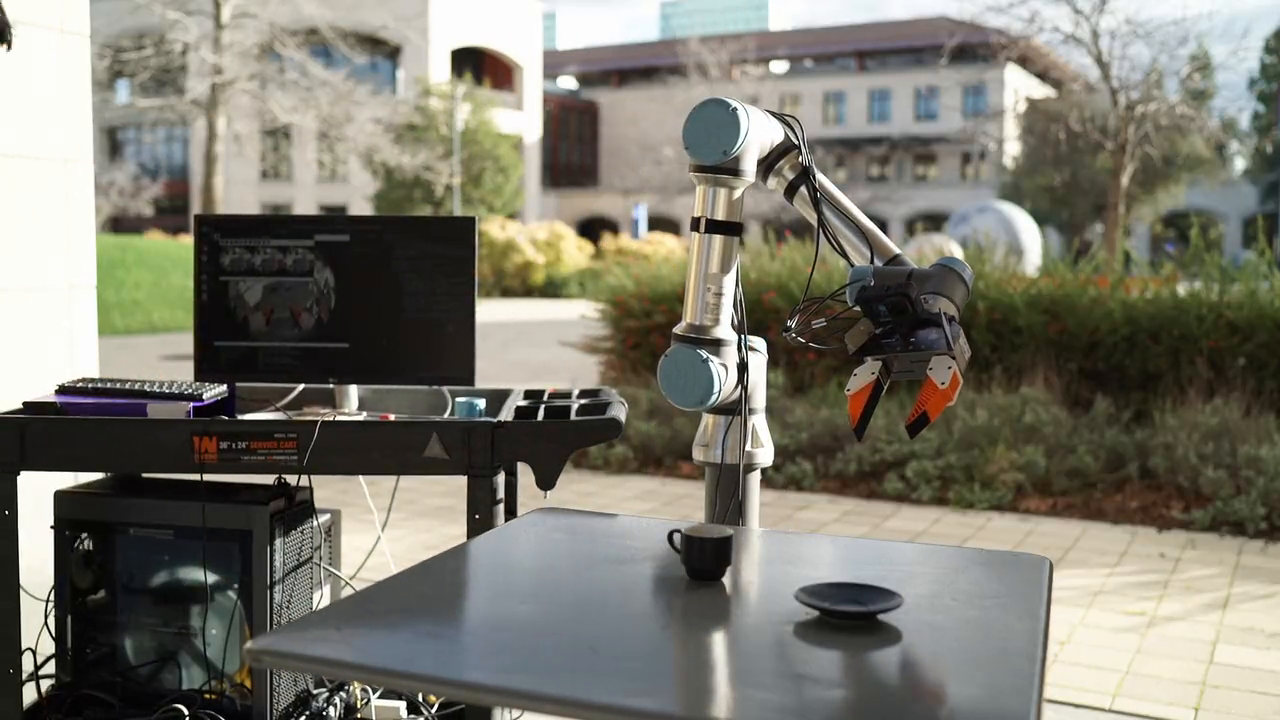
#> input picture frame 121 of assets/umi_cup_in_the_wild.mp4, 1280 x 720 px, given in place of raw_video.mp4, which was not available
$ python apply_slam_mask.py
#> lines starting #> are read from the running program, lines starting #| are printed output that depends on the picture; after the words box and inside, x2 and y2 are one past the last pixel; in counts of white or black regions, pixels touching at a corner belong together; pictures that were not available may be replaced by others from this repository, and a replacement may not be noted
import cv2
import numpy as np
import os
from pathlib import Path


def create_masked_image(video_path, mask_path, output_path):
#> called with mask_path = './slam_mask.png', output_path = './masked.png'
    cap = cv2.VideoCapture(video_path)
    if not cap.isOpened():
        print(f"Error: Could not open video file '{video_path}'.")
        return

    ret, frame = cap.read()
#> frame is the input picture: shape (720, 1280, 3); mean B, G, R 111, 121.9, 123.9
    if not ret:
        print(f"Error: Could not read frame from video file '{video_path}'.")
        cap.release()
        return
    cap.release()

    mask = cv2.imread(mask_path, cv2.IMREAD_GRAYSCALE)  # Read the mask as grayscale
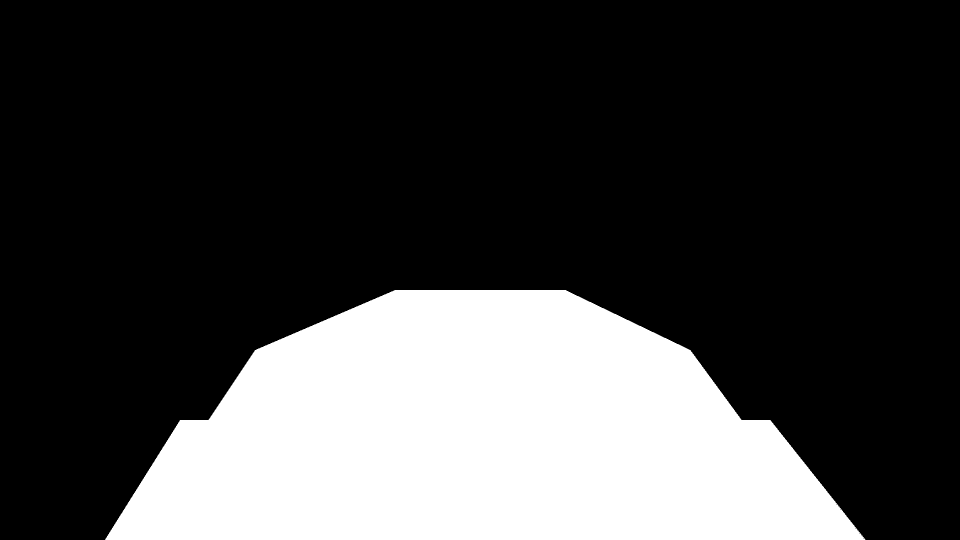
#> input picture helper/slam_mask.png, 1920 x 1080 px (shown at 1/2 size)
#> mask: shape (1080, 1920); 25.7% white; 1 white region, box (x1, y1, x2, y2) and area: (210, 580, 1731, 1080) 532388
    if mask is None:
        print(f"Error: Could not open or read mask file '{mask_path}'.")
        return

    if frame.shape[:2] != mask.shape[:2]:
        print(
            f"Warning: Frame resolution ({frame.shape[:2]}) and mask resolution ({mask.shape[:2]}) are different. Resizing mask to fit frame size."
        )
#| Warning: Frame resolution ((720, 1280)) and mask resolution ((1080, 1920)) are different. Resizing mask to fit frame size.
        mask = cv2.resize(
            mask, (frame.shape[1], frame.shape[0]), interpolation=cv2.INTER_NEAREST
        )
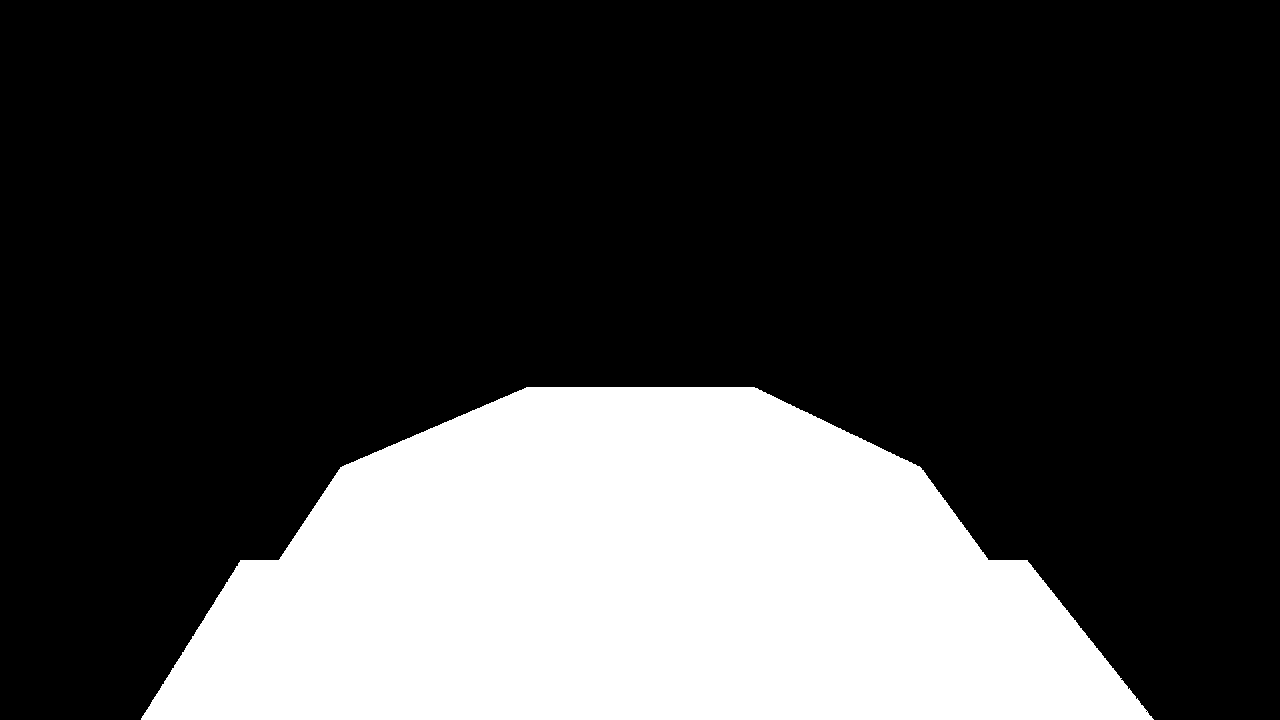
#> mask: shape (720, 1280); 25.6% white; 1 white region, box (x1, y1, x2, y2) and area: (141, 387, 1154, 720) 236293

    mask_inv = cv2.bitwise_not(mask)

    img_bg = cv2.bitwise_and(frame, frame, mask=mask_inv)
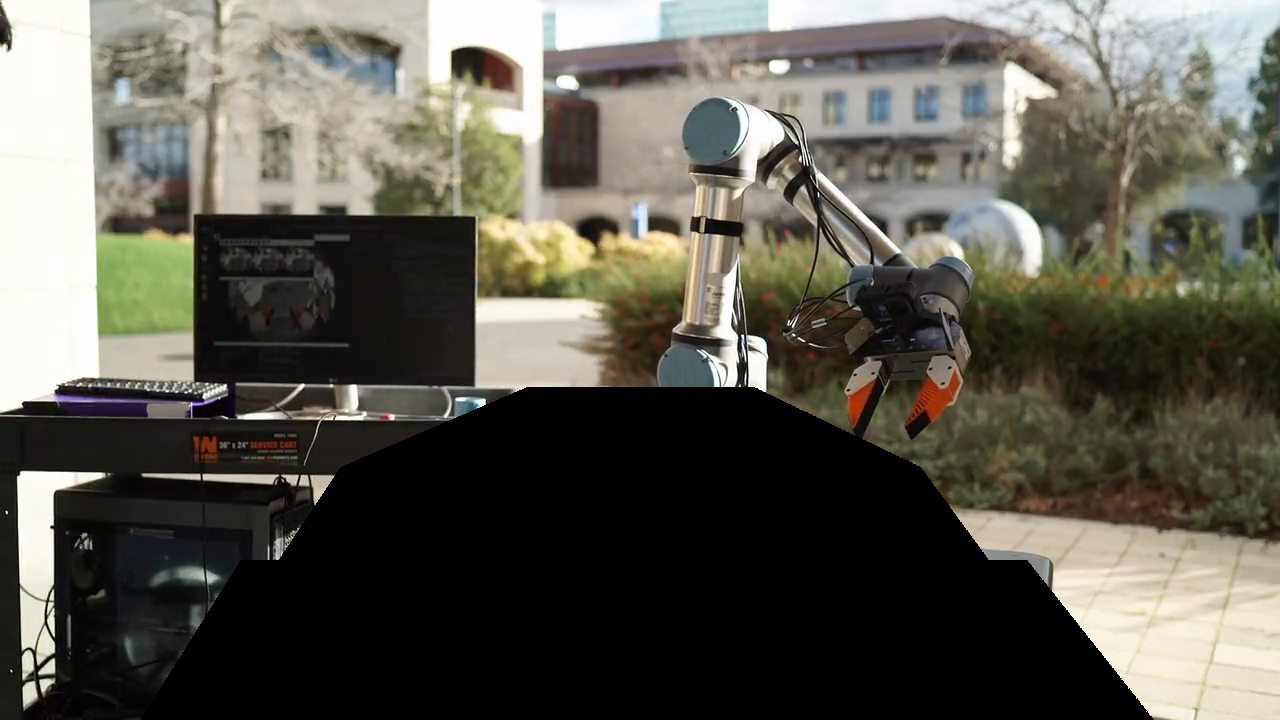
#> img_bg: shape (720, 1280, 3); mean B, G, R 81.4, 91, 93

    cv2.imwrite(output_path, img_bg)
    print(f"Masked image '{output_path}' created successfully.")


if __name__ == "__main__":
    # video_sample_path = "~/Desktop/study/universal_manipulation_interface/example_demo_session/demos/mapping/raw_video.mp4"
    video_sample_path = "~/Desktop/study/universal_manipulation_interface/my_example_demo_session/demos/mapping/raw_video.mp4"
    video_sample_path = Path(video_sample_path).expanduser()
    video_sample_path = str(video_sample_path)
    mask_sample_path = "./slam_mask.png"
    output_masked_path = "./masked.png"

    if not os.path.exists(video_sample_path):
        print(f"Error: Video file '{video_sample_path}' does not exist.")
    if not os.path.exists(mask_sample_path):
        print(f"Error: Mask file '{mask_sample_path}' does not exist.")

    create_masked_image(video_sample_path, mask_sample_path, output_masked_path)

$ run again, starting later in the video
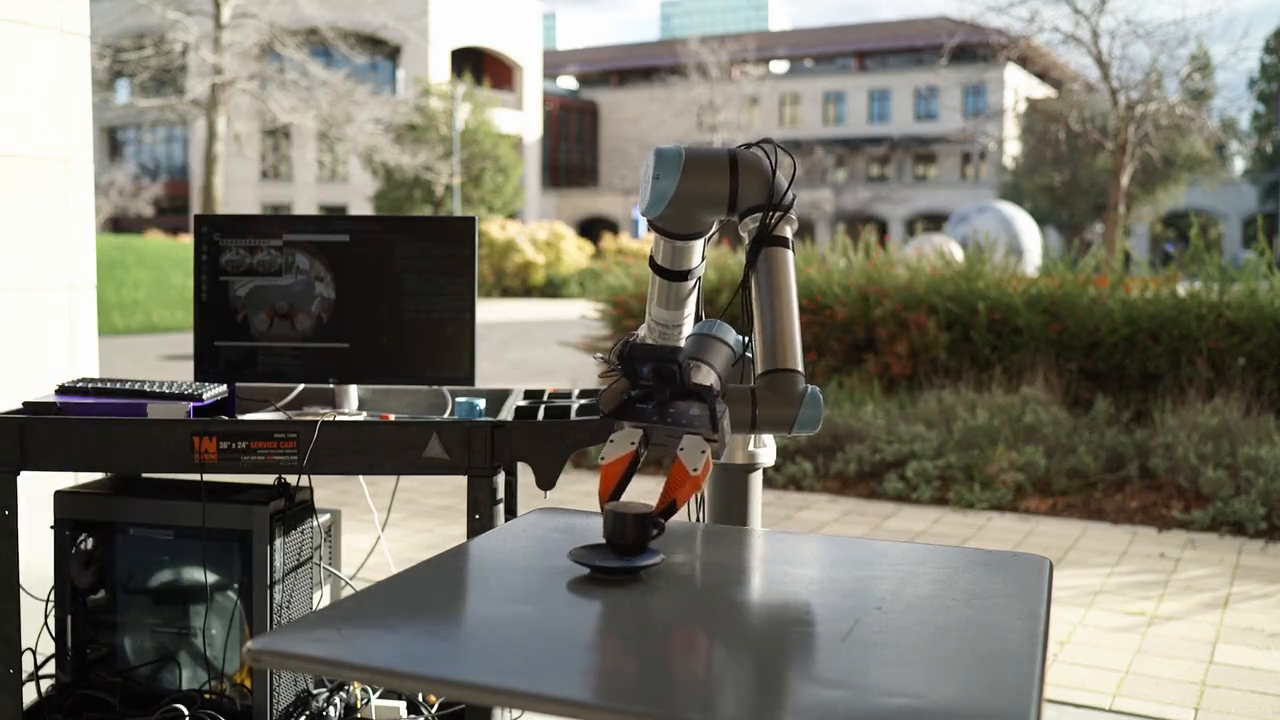
#> input picture frame 547 of assets/umi_cup_in_the_wild.mp4, 1280 x 720 px, given in place of raw_video.mp4, which was not available
#> in create_masked_image, frame is the input picture: shape (720, 1280, 3); mean B, G, R 107, 118.2, 120.6
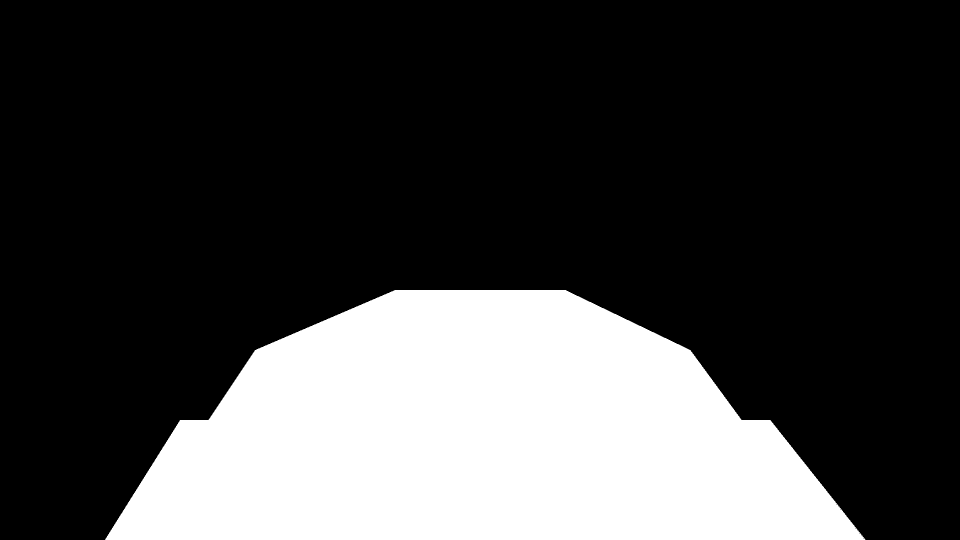
#> input picture helper/slam_mask.png, 1920 x 1080 px (shown at 1/2 size)
#| Warning: Frame resolution ((720, 1280)) and mask resolution ((1080, 1920)) are different. Resizing mask to fit frame size.
#> mask_inv: shape (720, 1280); 74.4% white; 1 black region, box (x1, y1, x2, y2) and area: (141, 387, 1154, 720) 236293
#> in create_masked_image, `img_bg = cv2.bitwise_and(frame, frame, mask=mask_inv)`:
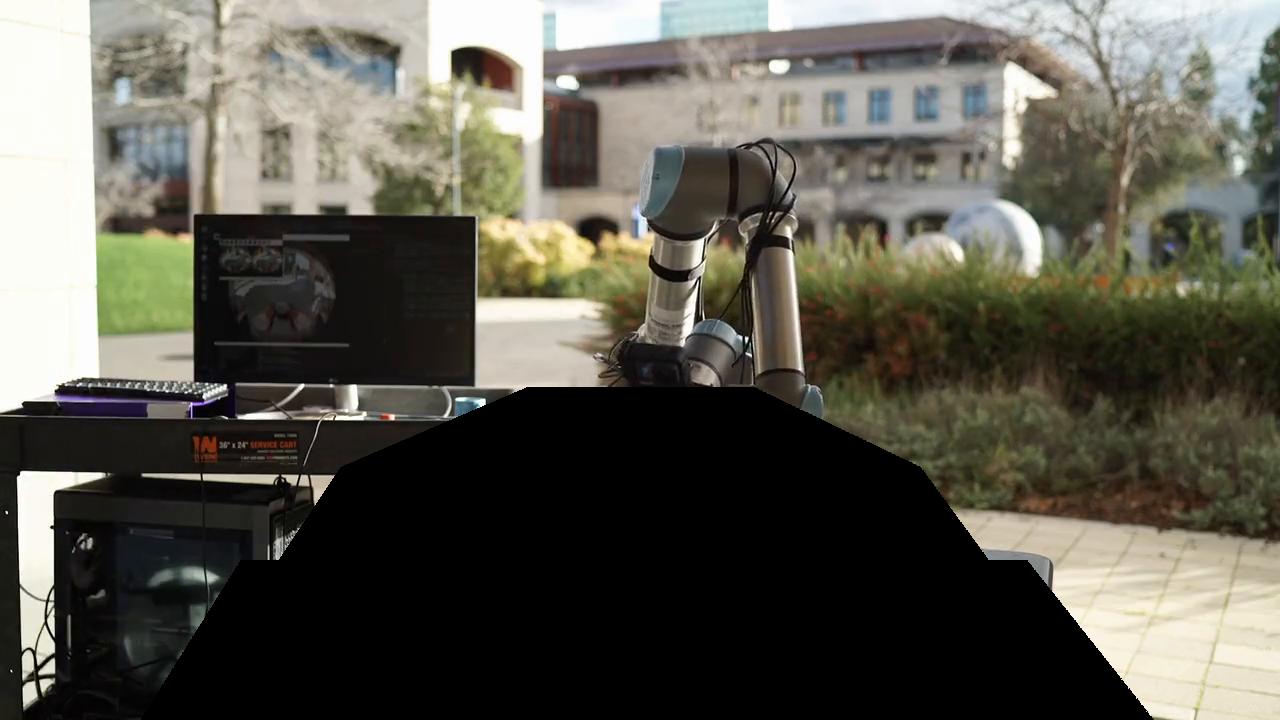
#> img_bg: shape (720, 1280, 3); mean B, G, R 79.9, 89.8, 91.7

$ run again, starting later in the video
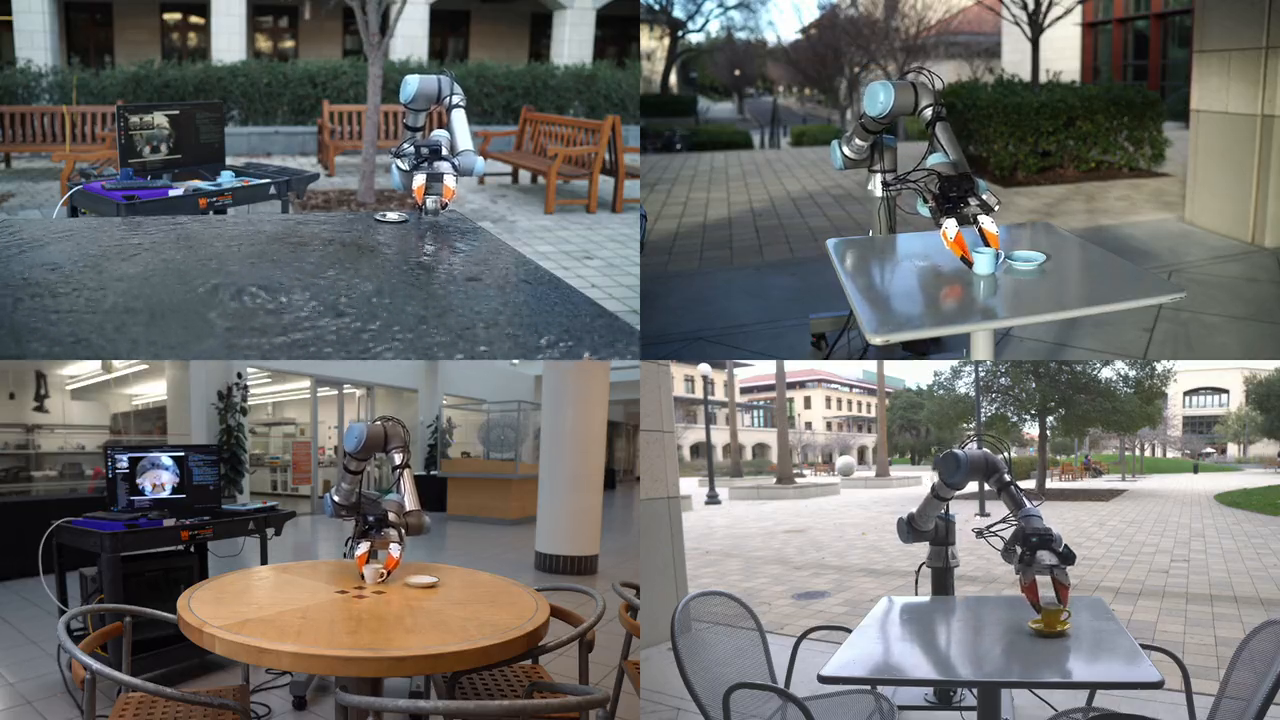
#> input picture frame 973 of assets/umi_cup_in_the_wild.mp4, 1280 x 720 px, given in place of raw_video.mp4, which was not available
#> in create_masked_image, frame is the input picture: shape (720, 1280, 3); mean B, G, R 106.9, 109, 109.3
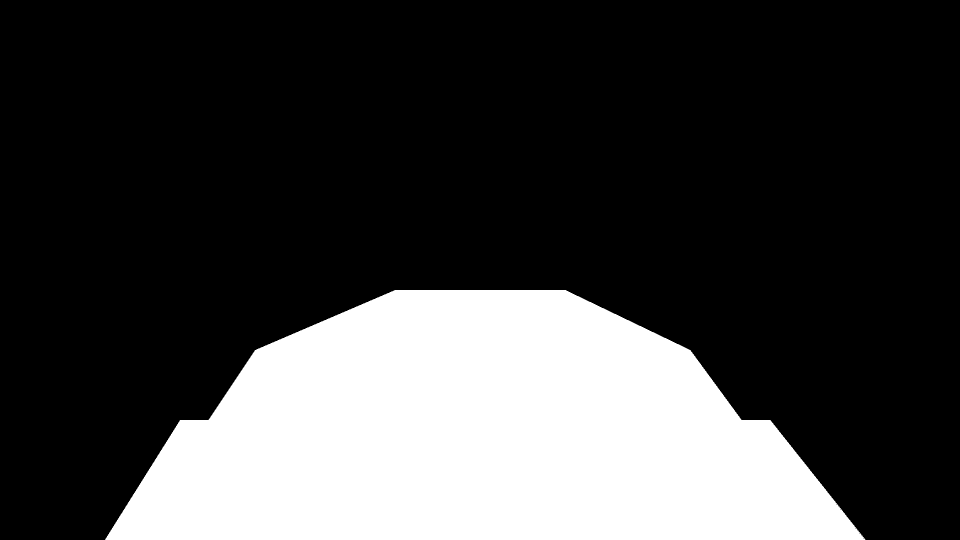
#> input picture helper/slam_mask.png, 1920 x 1080 px (shown at 1/2 size)
#| Warning: Frame resolution ((720, 1280)) and mask resolution ((1080, 1920)) are different. Resizing mask to fit frame size.
#> mask_inv: shape (720, 1280); 74.4% white; 1 black region, box (x1, y1, x2, y2) and area: (141, 387, 1154, 720) 236293
#> in create_masked_image, `img_bg = cv2.bitwise_and(frame, frame, mask=mask_inv)`:
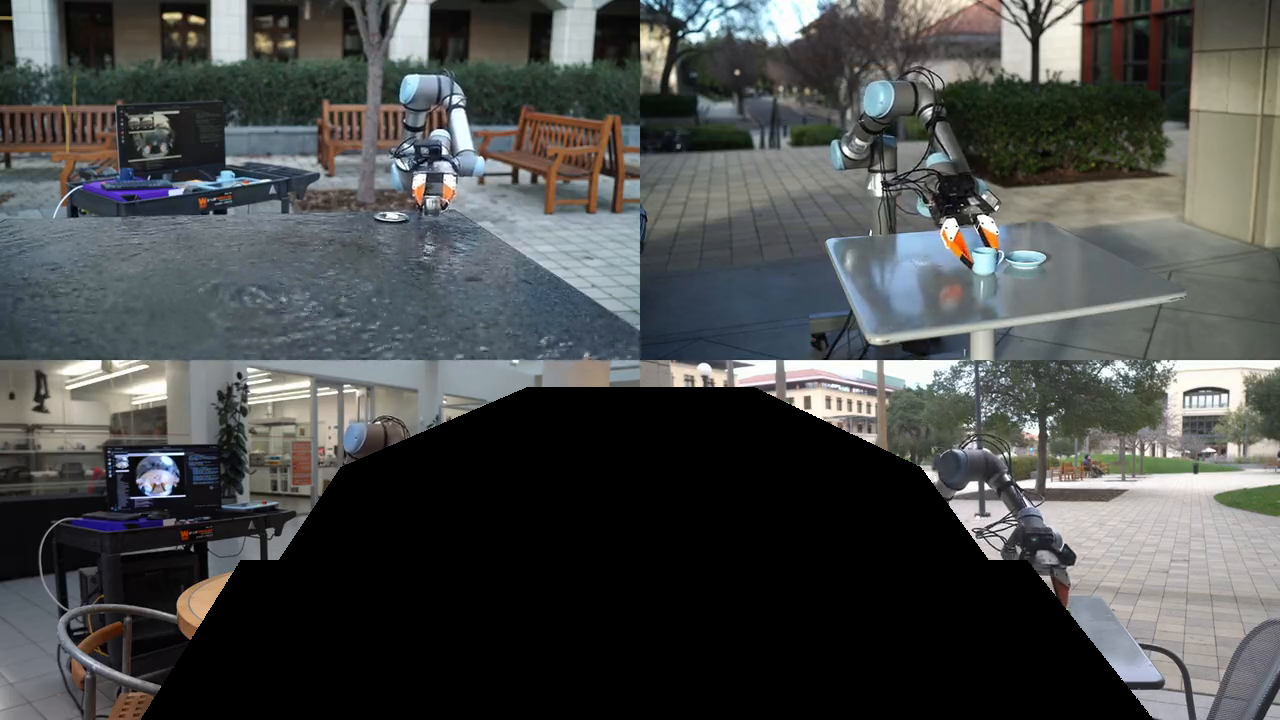
#> img_bg: shape (720, 1280, 3); mean B, G, R 76.1, 76.7, 74.5
